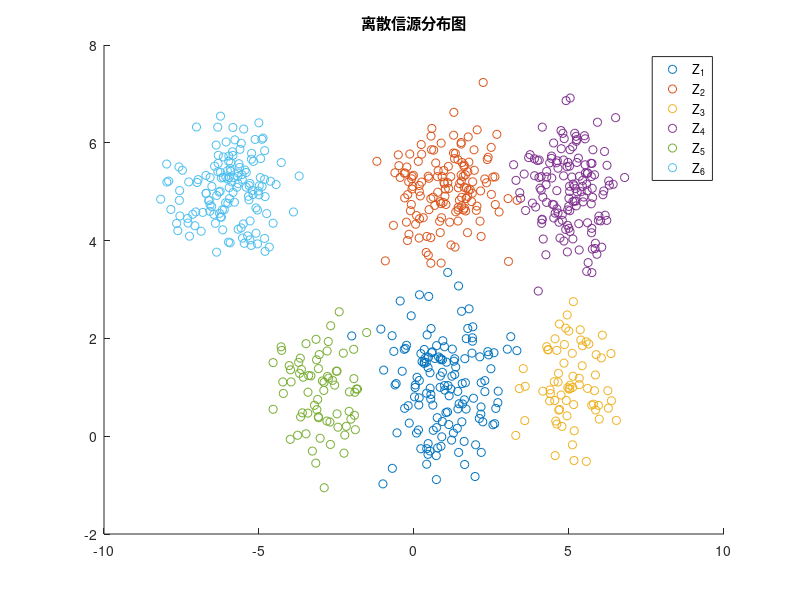

Reproduce this figure in MATLAB.
function data=generate_gmm()
N = 700;
para_pi = [0.2,0.2,0.1,0.2,0.1,0.2];
u1 = [1,1];
s1 = [1 0;0 0.64];
data1 = mvnrnd(u1, s1, para_pi(1)*N);
u2 = [1,5];
s2 = [1 0;0 0.49];
data2 = mvnrnd(u2, s2, para_pi(2)*N);
u3 = [5,1];
s3 = [0.64 0;0 0.64];
data3 = mvnrnd(u3, s3, para_pi(3)*N);
u4 = [5,5];
s4 = [0.64 0;0 0.49];
data4 = mvnrnd(u4, s4, para_pi(4)*N);
u5 = [-3,1];
s5 = [0.81 0;0 0.64];
data5 = mvnrnd(u5, s5, para_pi(5)*N);
u6 = [-6,5];
s6 = [0.81 0;0 0.49];
data6 = mvnrnd(u6, s6, para_pi(6)*N);
figure(1)
scatter(data1(:,1),data1(:, 2),'b.');
hold on;
scatter(data2(:,1),data2(:,2),'r.');
scatter(data3(:,1),data3(:,2),'g.');
scatter(data4(:,1),data4(:,2),'y.');
scatter(data5(:,1),data5(:,2),'m.');
scatter(data6(:,1),data6(:,2),'c.');
legend("Z_1","Z_2","Z_3","Z_4","Z_5","Z_6")
title('离散信源分布图');
data = [data1;data2;data3;data4;data5;data6];
% ux = [1,5,-3,-6];
% uy = [1,5];
% sx = [1,0.8,0.9,0.9];
% sy = [0.8,0.7];
% r = [0,0,0,0,0,0];
% z1 = gaussian_2(data1(:,1),data1(:,2),ux(:,1),uy(:,1),sx(:,1),sy(:,1),r(:,1));
% z2 = gaussian_2(data2(:,1),data2(:,2),ux(:,1),uy(:,2),sx(:,1),sy(:,2),r(:,2));
% z3 = gaussian_2(data3(:,1),data3(:,2),ux(:,2),uy(:,1),sx(:,2),sy(:,1),r(:,3));
% z4 = gaussian_2(data4(:,1),data4(:,2),ux(:,2),uy(:,2),sx(:,2),sy(:,2),r(:,4));
% z5 = gaussian_2(data5(:,1),data5(:,2),ux(:,3),uy(:,1),sx(:,3),sy(:,1),r(:,5));
% z6 = gaussian_2(data6(:,1),data6(:,2),ux(:,4),uy(:,2),sx(:,4),sy(:,2),r(:,5));
% z = [z1;z2;z3;z4;z5;z6];
% x1 = [data1(:,1);data2(:,1)];
% x2 = [data3(:,1);data4(:,1)];
% x3 = data5(:,1);
% x4 = data6(:,1);
% y1 = data1(:,2);
% y2 = data2(:,2);
% x_b = [x1;x2;x3;x4];
% x_e = data(:,1)';
% y_e = data(:,2)';
% fx1 = normpdf(x1,1,1);
% fx2 = normpdf(x2,5,0.64);
% fx3 = normpdf(x3,-3,0.81);
% fx4 = normpdf(x4,-6,0.81);
% fx = [fx1;fx2;fx3;fx4];
% figure(2)
% plot(x1,fx1,'b.');
% hold on;
% plot(x2,fx2,'r.');
% plot(x3,fx3,'g.');
% plot(x4,fx4,'k.');
% title('基本层数据服从一维混合高斯分布');
% figure(3)
% plot3(data1(:,1),data1(:, 2),z1,'b.');
% hold on;
% plot3(data2(:,1),data2(:,2),z2,'r.');
% plot3(data3(:,1),data3(:,2),z3,'g.');
% plot3(data4(:,1),data4(:,2),z4,'k.');
% plot3(data5(:,1),data5(:,2),z5,'m.');
% plot3(data6(:,1),data6(:,2),z6,'c.');
% title('增强层数据服从二维混合高斯分布');